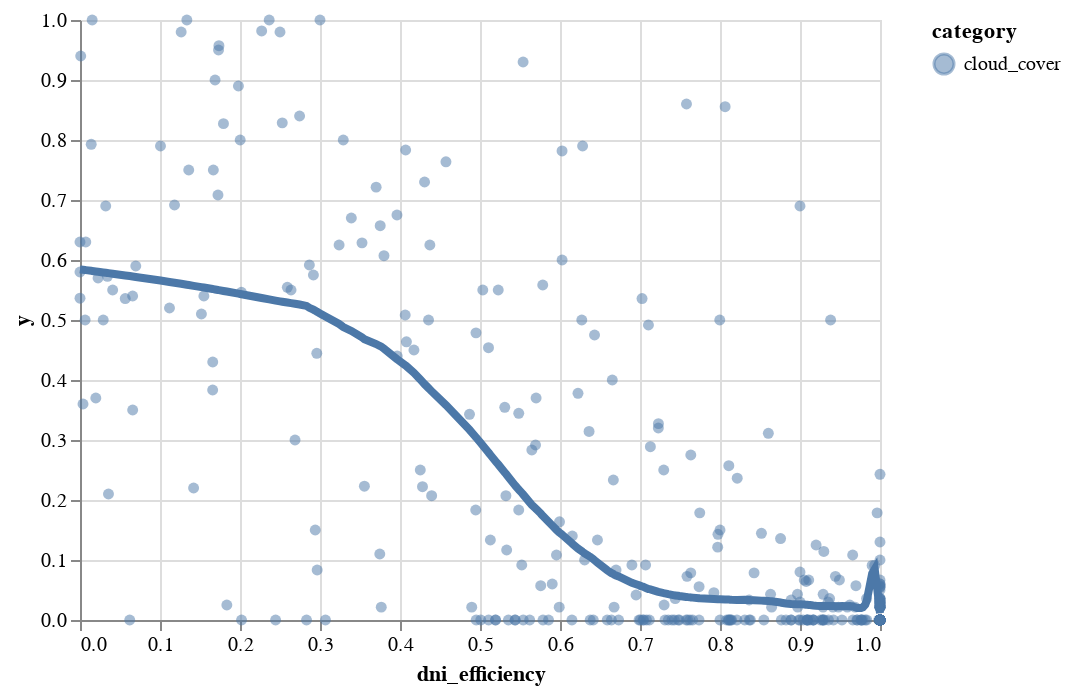

Here is the notebook cell this chart was saved with:
### Markdown cell above
Convert hourly data into aggrigated daily data. For categorized columns, split each column up. the rest take an averge, min and max.

### Code cell
import altair as alt

station = daily_summary.loc[171,:]

source = pd.DataFrame({
    'dni_efficiency': station['dni_efficiency'],
    'cloud_cover': station['cloud_cover'],
    'temperature': station['temperature'],

})


base = alt.Chart(source).mark_circle(opacity=0.5).transform_fold(
    fold=['cloud_cover'],
    as_=['category', 'y']
).encode(
    alt.X('dni_efficiency:Q'),
    alt.Y('y:Q'),
    alt.Color('category:N')
)

base + base.transform_loess('dni_efficiency', 'y', groupby=['category']).mark_line(size=4)

### Figure 1 — Vega-Lite specification as saved in the notebook (floating-point values rounded to 4 significant figures; data arrays with more than 128 entries replaced by an {"elided": "..."} marker saying what was removed)
{"config": {"view": {"continuousWidth": 400, "continuousHeight": 300}}, "layer": [{"mark": {"type": "circle", "opacity": 0.5}, "encoding": {"color": {"type": "nominal", "field": "category"}, "x": {"type": "quantitative", "field": "dni_efficiency"}, "y": {"type": "quantitative", "field": "y"}}, "transform": [{"fold": ["cloud_cover"], "as": ["category", "y"]}]}, {"mark": {"type": "line", "size": 4}, "encoding": {"color": {"type": "nominal", "field": "category"}, "x": {"type": "quantitative", "field": "dni_efficiency"}, "y": {"type": "quantitative", "field": "y"}}, "transform": [{"fold": ["cloud_cover"], "as": ["category", "y"]}, {"loess": "y", "on": "dni_efficiency", "groupby": ["category"]}]}], "data": {"name": "data-c8a8912b74d343865342887afb07cb01"}, "$schema": "https://vega.github.io/schema/vega-lite/v4.8.1.json", "datasets": {"data-c8a8912b74d343865342887afb07cb01": {"elided": "365 records"}}}
